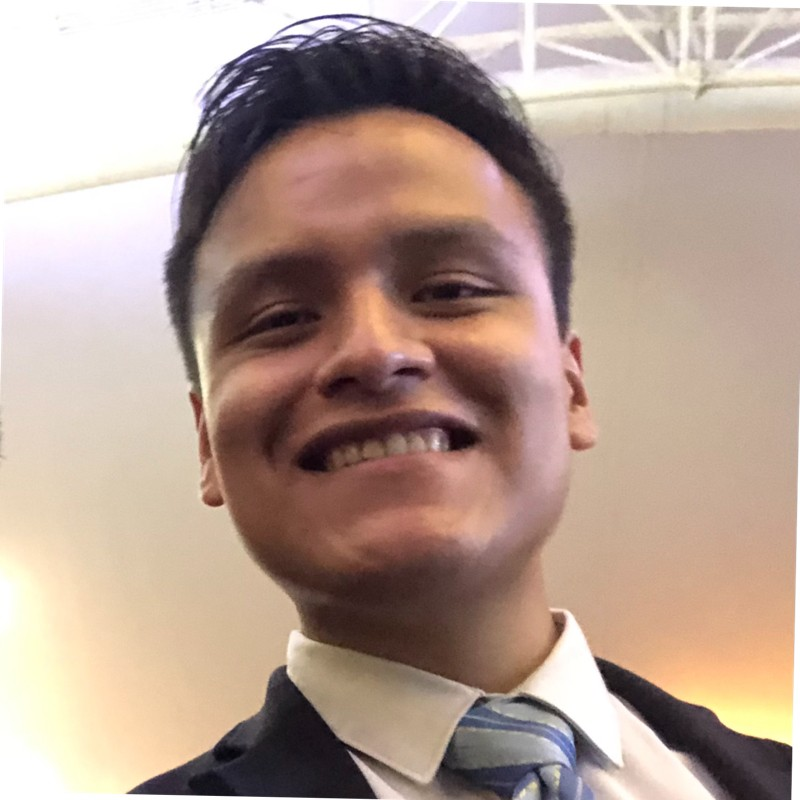
#> input picture src/3_Exploring_YIQ_Colors/foto2.jpg, 800 x 800 px
$ jupyter execute app.ipynb
#> lines starting #> are read from the running program, lines starting #| are printed output that depends on the picture
# 3 Exploring YIQ Colors

YIQ Colors can be a new color tone

[cell 1]
import cv2 as opencv
from matplotlib import pyplot as plt
import numpy as np

Now we'll use the next array to realize a conversion between YiQ colors to RGB colors
<br>
<br>

<br>

[cell 2]
yiq_matrix = np.array([
    [0.299, 0.587, 0.114],
    [0.5957, -0.2744, -0.32126],
    [0.211, -0.522, 0.311]
])

The before array represents the next;
- Y I don't know
- I is for in-phase
- Q is for quadrature

[cell 3]
image = np.array(opencv.imread("foto2.jpg"))
#> image is the input picture: shape (800, 800, 3); mean B, G, R 145.6, 157.7, 180.1

size = image.shape
#> size = (800, 800, 3)

yiq_image = np.zeros(size)

[rows, cols, bits] = size
#> rows = 800; cols = 800; bits = 3
for j in range(rows):
    for i in range(cols):
        yiq_image[j,i] = yiq_matrix.dot(image[j,i])
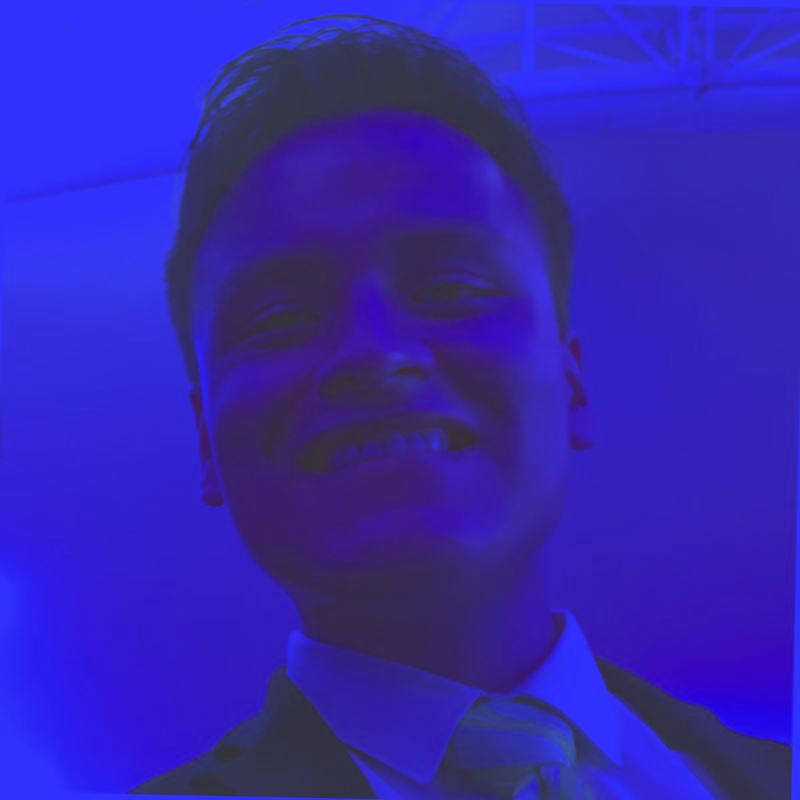
#> yiq_image: shape (800, 800, 3) float64; mean B, G, R 156.6, -14.4, 4.4; drawn with min black and max white

Y = yiq_image[:,:,0]
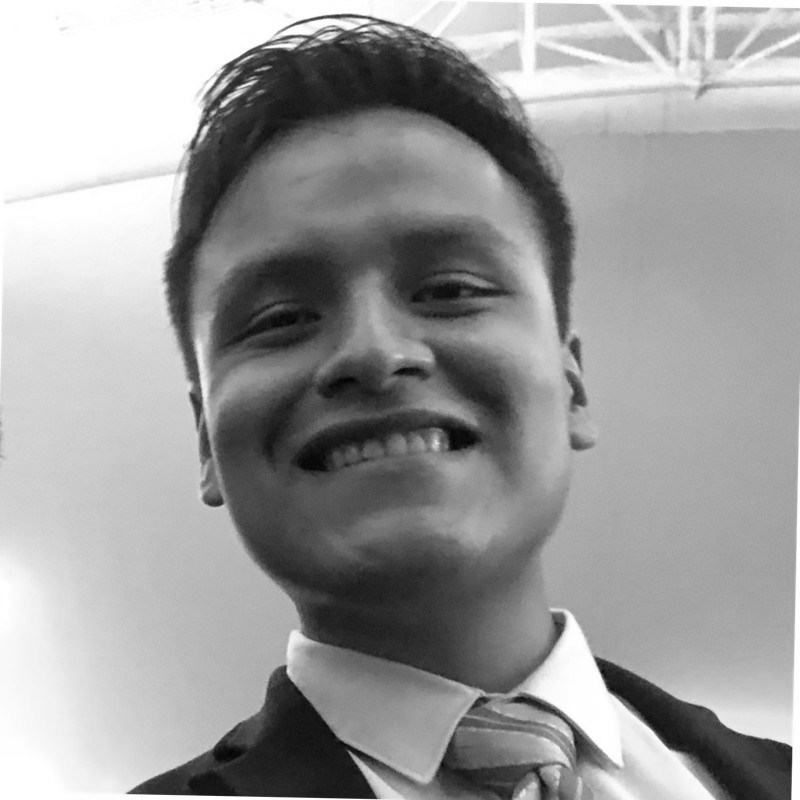
#> Y: shape (800, 800) float64; min 3.12, max 255, mean 156.6
I = yiq_image[:,:,1]
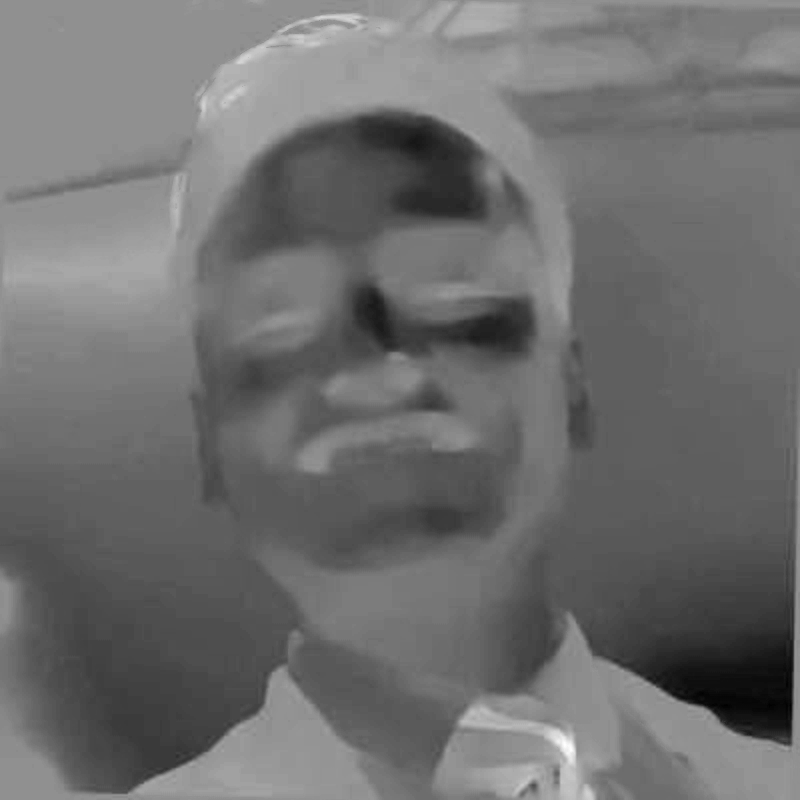
#> I: shape (800, 800) float64; min -61.72, max 47.21, mean -14.4; drawn with min black and max white
Q = yiq_image[:,:,2]
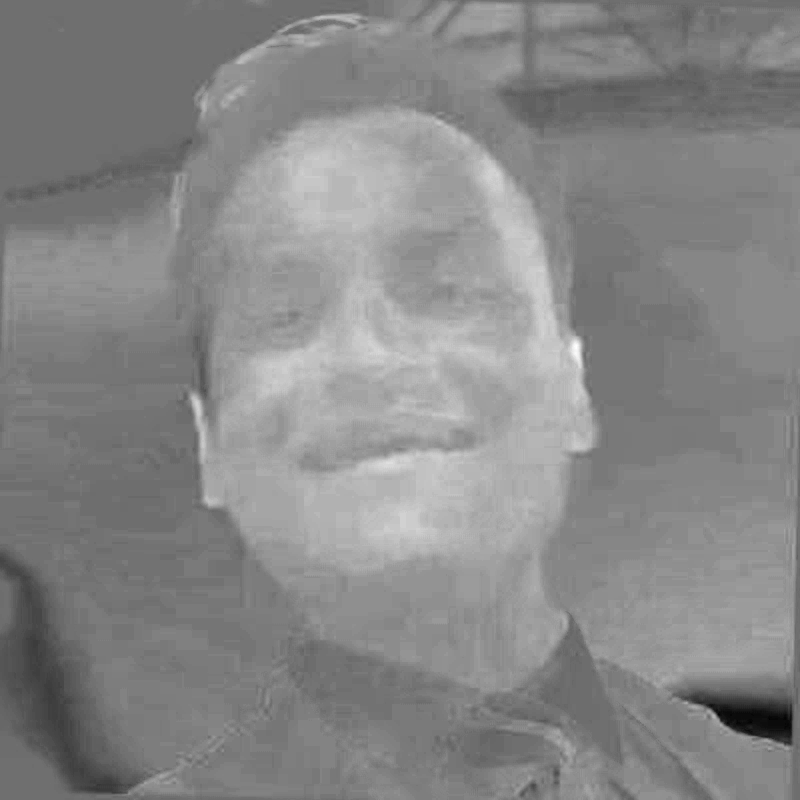
#> Q: shape (800, 800) float64; min -21.08, max 26.95, mean 4.4; drawn with min black and max white

plt.subplot(131)
plt.imshow(Y, cmap='gray')
plt.axis('off')

plt.subplot(132)
plt.imshow(I, cmap='gray')
plt.axis('off')

plt.subplot(133)
plt.imshow(Q, cmap='gray')
plt.axis('off')

[cell 4]
# Comparison

gray = opencv.cvtColor(image, opencv.COLOR_RGB2GRAY)

plt.subplot(121)
plt.imshow(gray, cmap='gray')
plt.axis('off')
plt.title("With Open CV functions")

plt.subplot(122)
plt.imshow(Y, cmap='gray')
plt.axis('off')
plt.title("Gray scale Y component in YIQ colors")
